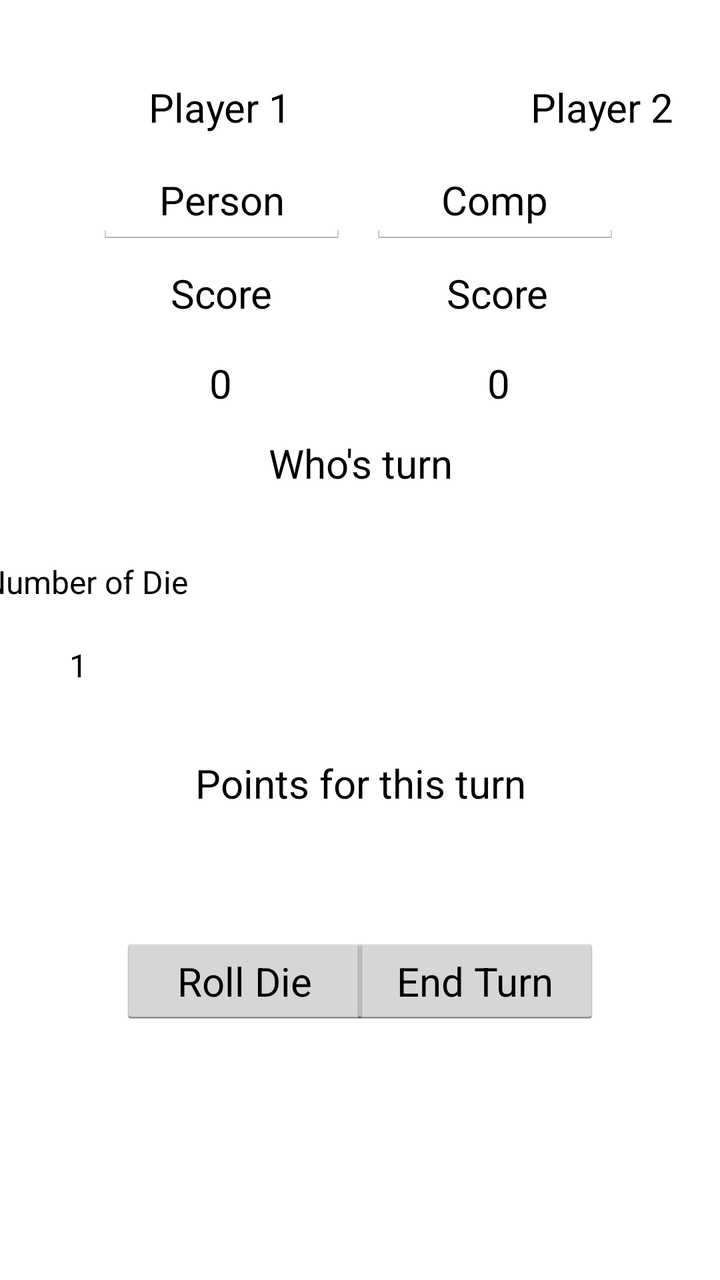
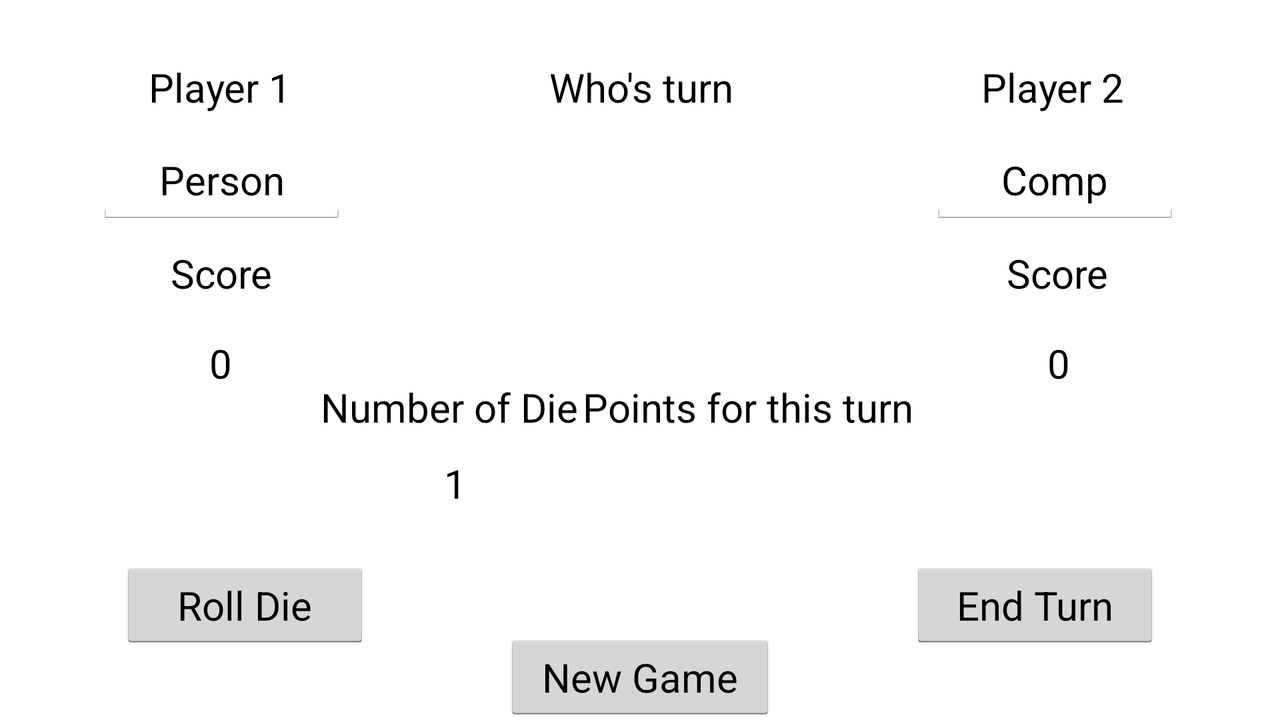

First picture: res/layout/ on a phone held upright. Second picture: the repository's own variant of that layout, on a device whose configuration matches the variant's folder. Source for both follows.
<!-- AndroidManifest.xml: application theme AppTheme -->
<!-- res/layout/activity_main.xml -->
<?xml version="1.0" encoding="utf-8"?>
<androidx.constraintlayout.widget.ConstraintLayout
    xmlns:android="http://schemas.android.com/apk/res/android"
    xmlns:app="http://schemas.android.com/apk/res-auto"
    xmlns:tools="http://schemas.android.com/tools"
    android:layout_width="match_parent"
    android:layout_height="match_parent"
    tools:context=".MainActivity"
    tools:layout_editor_absoluteY="81dp"
    tools:layout_editor_absoluteX="0dp">

    <TextView
        android:id="@+id/player1Label"
        android:layout_width="100dp"
        android:layout_height="30dp"
        android:layout_marginStart="60dp"
        android:layout_marginTop="40dp"
        android:text="@string/player_name1"
        android:textAlignment="center"
        android:textColor="#000000"
        android:textSize="20sp"
        app:layout_constraintEnd_toEndOf="parent"
        app:layout_constraintHorizontal_bias="0.0"
        app:layout_constraintStart_toStartOf="parent"
        app:layout_constraintTop_toTopOf="parent" />

    <TextView
        android:id="@+id/player2Label"
        android:layout_width="100dp"
        android:layout_height="30dp"
        android:layout_marginStart="91dp"
        android:layout_marginEnd="60dp"
        android:text="@string/player_name2"
        android:textAlignment="center"
        android:textColor="#000000"
        android:textSize="20sp"
        app:layout_constraintEnd_toEndOf="parent"
        app:layout_constraintHorizontal_bias="0.0"
        app:layout_constraintStart_toEndOf="@+id/player1Label"
        app:layout_constraintTop_toTopOf="@+id/player1Label" />

    <EditText
        android:id="@+id/player1EditText"
        android:layout_width="125dp"
        android:layout_height="45dp"
        android:layout_marginStart="50dp"
        android:layout_marginTop="8dp"
        android:layout_marginEnd="8dp"
        android:ems="10"
        android:importantForAutofill="no"
        android:inputType="textPersonName"
        android:text="@string/player_edit1"
        android:textAlignment="center"
        android:textSize="20sp"
        app:layout_constraintEnd_toEndOf="@+id/player1Label"
        app:layout_constraintHorizontal_bias="0.08"
        app:layout_constraintStart_toStartOf="parent"
        app:layout_constraintTop_toBottomOf="@+id/player1Label" />

    <EditText
        android:id="@+id/player2EditText"
        android:layout_width="125dp"
        android:layout_height="45dp"
        android:layout_marginStart="8dp"
        android:layout_marginTop="8dp"
        android:layout_marginEnd="50dp"
        android:ems="10"
        android:inputType="textPersonName"
        android:text="@string/player_edit2"
        android:textAlignment="center"
        android:textSize="20sp"
        app:layout_constraintEnd_toEndOf="parent"
        app:layout_constraintHorizontal_bias="1.0"
        app:layout_constraintStart_toStartOf="@+id/player2Label"
        app:layout_constraintTop_toBottomOf="@+id/player2Label" />

    <TextView
        android:id="@+id/p1ScoreLabel"
        android:layout_width="100dp"
        android:layout_height="35dp"
        android:layout_marginStart="60dp"
        android:layout_marginTop="10dp"
        android:layout_marginEnd="12dp"
        android:text="@string/score"
        android:textAlignment="center"
        android:textColor="#000000"
        android:textSize="20sp"
        app:layout_constraintEnd_toEndOf="@+id/player1EditText"
        app:layout_constraintStart_toStartOf="parent"
        app:layout_constraintTop_toBottomOf="@+id/player1EditText" />

    <TextView
        android:id="@+id/p2ScoreLabel"
        android:layout_width="100dp"
        android:layout_height="35dp"
        android:layout_marginStart="12dp"
        android:layout_marginTop="10dp"
        android:layout_marginEnd="60dp"
        android:text="@string/score2"
        android:textAlignment="center"
        android:textColor="#000000"
        android:textSize="20sp"
        app:layout_constraintEnd_toEndOf="parent"
        app:layout_constraintStart_toStartOf="@+id/player2EditText"
        app:layout_constraintTop_toBottomOf="@+id/player2EditText" />

    <TextView
        android:id="@+id/p1ScoreTextView"
        android:layout_width="90dp"
        android:layout_height="35dp"
        android:layout_marginStart="65dp"
        android:layout_marginTop="10dp"
        android:layout_marginEnd="5dp"
        android:text="@string/score1TV"
        android:textAlignment="center"
        android:textColor="#000000"
        android:textSize="20sp"
        android:visibility="visible"
        app:layout_constraintEnd_toEndOf="@+id/p1ScoreLabel"
        app:layout_constraintStart_toStartOf="parent"
        app:layout_constraintTop_toBottomOf="@+id/p1ScoreLabel" />

    <TextView
        android:id="@+id/p2ScoreTextView"
        android:layout_width="90dp"
        android:layout_height="35dp"
        android:layout_marginStart="5dp"
        android:layout_marginTop="10dp"
        android:layout_marginEnd="65dp"
        android:text="@string/score2TV"
        android:textAlignment="center"
        android:textColor="#000000"
        android:textSize="20sp"
        app:layout_constraintEnd_toEndOf="parent"
        app:layout_constraintStart_toStartOf="@+id/p2ScoreLabel"
        app:layout_constraintTop_toBottomOf="@+id/p2ScoreLabel" />

    <TextView
        android:id="@+id/turnLabel"
        android:layout_width="150dp"
        android:layout_height="30dp"
        android:layout_marginTop="5dp"
        android:text="@string/turn"
        android:textAlignment="center"
        android:textColor="#000000"
        android:textSize="20sp"
        app:layout_constraintEnd_toStartOf="@+id/p2ScoreTextView"
        app:layout_constraintStart_toEndOf="@+id/p1ScoreTextView"
        app:layout_constraintTop_toBottomOf="@+id/p1ScoreTextView" />

    <ImageView
        android:id="@+id/diceRollImageView"
        android:layout_width="100dp"
        android:layout_height="100dp"
        android:layout_marginStart="156dp"
        android:layout_marginTop="10dp"
        android:layout_marginEnd="155dp"
        android:contentDescription="@string/picDescription"
        app:layout_constraintEnd_toEndOf="parent"
        app:layout_constraintStart_toStartOf="parent"
        app:layout_constraintTop_toBottomOf="@+id/turnLabel"
        android:src="@drawable/die8side8"
        />

    <TextView
        android:id="@+id/pointLabel"
        android:layout_width="wrap_content"
        android:layout_height="30dp"
        android:layout_marginStart="121dp"
        android:layout_marginTop="20dp"
        android:layout_marginEnd="121dp"
        android:text="@string/points"
        android:textAlignment="center"
        android:textColor="#000000"
        android:textSize="20sp"
        app:layout_constraintEnd_toEndOf="parent"
        app:layout_constraintStart_toStartOf="parent"
        app:layout_constraintTop_toBottomOf="@+id/diceRollImageView" />

    <TextView
        android:id="@+id/pointTotalTextView"
        android:layout_width="90dp"
        android:layout_height="30dp"
        android:layout_marginStart="161dp"
        android:layout_marginTop="10dp"
        android:layout_marginEnd="161dp"
        android:text="@string/pointsTV"
        android:textAlignment="center"
        android:textColor="#000000"
        android:textSize="20sp"
        app:layout_constraintEnd_toEndOf="parent"
        app:layout_constraintStart_toStartOf="parent"
        app:layout_constraintTop_toBottomOf="@+id/pointLabel" />

    <Button
        android:id="@+id/dieRollButton"
        android:layout_width="125dp"
        android:layout_height="45dp"
        android:layout_marginStart="60dp"
        android:layout_marginTop="20dp"
        android:text="@string/dieRoll"
        android:textAlignment="center"
        android:textColor="#000000"
        android:textSize="20sp"
        app:layout_constraintEnd_toStartOf="@+id/pointTotalTextView"
        app:layout_constraintHorizontal_bias="0.0"
        app:layout_constraintStart_toStartOf="parent"
        app:layout_constraintTop_toBottomOf="@+id/pointTotalTextView" />

    <Button
        android:id="@+id/endTurnButton"
        android:layout_width="125dp"
        android:layout_height="45dp"
        android:layout_marginTop="20dp"
        android:layout_marginEnd="60dp"
        android:text="@string/endTurn"
        android:textAlignment="center"
        android:textColor="#000000"
        android:textSize="20sp"
        app:layout_constraintEnd_toEndOf="parent"
        app:layout_constraintHorizontal_bias="1.0"
        app:layout_constraintStart_toEndOf="@+id/pointTotalTextView"
        app:layout_constraintTop_toBottomOf="@+id/pointTotalTextView" />

    <Button
        android:id="@+id/newGameButton"
        android:layout_width="140dp"
        android:layout_height="45dp"
        android:layout_marginTop="30dp"
        android:text="@string/newGame"
        android:textAlignment="center"
        android:textColor="#000000"
        android:textSize="20sp"
        app:layout_constraintEnd_toStartOf="@+id/endTurnButton"
        app:layout_constraintStart_toEndOf="@+id/dieRollButton"
        app:layout_constraintTop_toBottomOf="@+id/dieRollButton" />

    <TextView
        android:id="@+id/numDieLabel"
        android:layout_width="125dp"
        android:layout_height="wrap_content"
        android:layout_marginTop="32dp"
        android:text="@string/num_die"
        android:textAlignment="center"
        android:textColor="#000000"
        android:textSize="16sp"
        app:layout_constraintEnd_toStartOf="@+id/turnLabel"
        app:layout_constraintTop_toBottomOf="@+id/turnLabel" />

    <TextView
        android:id="@+id/numDieTextView"
        android:layout_width="50dp"
        android:layout_height="20dp"
        android:layout_marginTop="20dp"
        android:text="@string/num_die_text"
        android:textAlignment="center"
        android:textColor="#000000"
        android:textSize="16sp"
        app:layout_constraintEnd_toEndOf="@+id/numDieLabel"
        app:layout_constraintHorizontal_bias="0.453"
        app:layout_constraintStart_toStartOf="@+id/numDieLabel"
        app:layout_constraintTop_toBottomOf="@+id/numDieLabel" />


</androidx.constraintlayout.widget.ConstraintLayout >
<!-- resources referenced by this layout -->
<resources>
  <string name="dieRoll">Roll Die</string>
  <string name="endTurn">End Turn</string>
  <string name="newGame">New Game</string>
  <string name="num_die">Number of Die</string>
  <string name="num_die_text">1</string>
  <string name="picDescription">DieRoll</string>
  <string name="player_edit1">Person</string>
  <string name="player_edit2">Comp</string>
  <string name="player_name1">Player 1</string>
  <string name="player_name2">Player 2</string>
  <string name="points">Points for this turn</string>
  <string name="pointsTV" />
  <string name="score">Score</string>
  <string name="score1TV">0</string>
  <string name="score2">Score</string>
  <string name="score2TV">0</string>
  <string name="turn">Who\'s turn</string>
  <!-- from res/values-v19/ -->
  <style name="AppTheme" parent="android:Theme.Holo.Light.DarkActionBar">
          
          <item name="android:color">@color/colorPrimary</item>
          <item name="android:colorBackground">@color/colorAccent</item>
      </style>
</resources>
<!-- res/layout-land/activity_main.xml (the repository's variant of the layout above) -->
<!-- drawn on the phone turned sideways -->
<?xml version="1.0" encoding="utf-8"?>
<androidx.constraintlayout.widget.ConstraintLayout
    xmlns:android="http://schemas.android.com/apk/res/android"
    xmlns:app="http://schemas.android.com/apk/res-auto"
    xmlns:tools="http://schemas.android.com/tools"
    android:layout_width="match_parent"
    android:layout_height="match_parent"
    tools:context=".MainActivity"
    tools:layout_editor_absoluteY="81dp"
    tools:layout_editor_absoluteX="0dp">

    <TextView
        android:id="@+id/player1Label"
        android:layout_width="100dp"
        android:layout_height="30dp"
        android:layout_marginStart="60dp"
        android:layout_marginTop="30dp"
        android:text="@string/player_name1"
        android:textAlignment="center"
        android:textColor="#000000"
        android:textSize="20sp"
        app:layout_constraintEnd_toEndOf="parent"
        app:layout_constraintHorizontal_bias="0.0"
        app:layout_constraintStart_toStartOf="parent"
        app:layout_constraintTop_toTopOf="parent" />

    <TextView
        android:id="@+id/player2Label"
        android:layout_width="100dp"
        android:layout_height="30dp"
        android:layout_marginStart="91dp"
        android:layout_marginEnd="60dp"
        android:text="@string/player_name2"
        android:textAlignment="center"
        android:textColor="#000000"
        android:textSize="20sp"
        app:layout_constraintEnd_toEndOf="parent"
        app:layout_constraintHorizontal_bias="0.984"
        app:layout_constraintStart_toEndOf="@+id/player1Label"
        app:layout_constraintTop_toTopOf="@+id/player1Label" />

    <EditText
        android:id="@+id/player1EditText"
        android:layout_width="125dp"
        android:layout_height="45dp"
        android:layout_marginStart="50dp"
        android:layout_marginTop="8dp"
        android:layout_marginEnd="8dp"
        android:ems="10"
        android:importantForAutofill="no"
        android:inputType="textPersonName"
        android:text="@string/player_edit1"
        android:textAlignment="center"
        android:textSize="20sp"
        app:layout_constraintEnd_toEndOf="@+id/player1Label"
        app:layout_constraintHorizontal_bias="0.08"
        app:layout_constraintStart_toStartOf="parent"
        app:layout_constraintTop_toBottomOf="@+id/player1Label" />

    <EditText
        android:id="@+id/player2EditText"
        android:layout_width="125dp"
        android:layout_height="45dp"
        android:layout_marginStart="8dp"
        android:layout_marginTop="8dp"
        android:layout_marginEnd="50dp"
        android:ems="10"
        android:inputType="textPersonName"
        android:text="@string/player_edit2"
        android:textAlignment="center"
        android:textSize="20sp"
        app:layout_constraintEnd_toEndOf="parent"
        app:layout_constraintHorizontal_bias="1.0"
        app:layout_constraintStart_toStartOf="@+id/player2Label"
        app:layout_constraintTop_toBottomOf="@+id/player2Label" />

    <TextView
        android:id="@+id/p1ScoreLabel"
        android:layout_width="100dp"
        android:layout_height="35dp"
        android:layout_marginStart="60dp"
        android:layout_marginTop="10dp"
        android:layout_marginEnd="12dp"
        android:text="@string/score"
        android:textAlignment="center"
        android:textColor="#000000"
        android:textSize="20sp"
        app:layout_constraintEnd_toEndOf="@+id/player1EditText"
        app:layout_constraintStart_toStartOf="parent"
        app:layout_constraintTop_toBottomOf="@+id/player1EditText" />

    <TextView
        android:id="@+id/p2ScoreLabel"
        android:layout_width="100dp"
        android:layout_height="35dp"
        android:layout_marginStart="12dp"
        android:layout_marginTop="10dp"
        android:layout_marginEnd="60dp"
        android:text="@string/score2"
        android:textAlignment="center"
        android:textColor="#000000"
        android:textSize="20sp"
        app:layout_constraintEnd_toEndOf="parent"
        app:layout_constraintStart_toStartOf="@+id/player2EditText"
        app:layout_constraintTop_toBottomOf="@+id/player2EditText" />

    <TextView
        android:id="@+id/p1ScoreTextView"
        android:layout_width="90dp"
        android:layout_height="35dp"
        android:layout_marginStart="65dp"
        android:layout_marginTop="10dp"
        android:layout_marginEnd="5dp"
        android:text="@string/score1TV"
        android:textAlignment="center"
        android:textColor="#000000"
        android:textSize="20sp"
        android:visibility="visible"
        app:layout_constraintEnd_toEndOf="@+id/p1ScoreLabel"
        app:layout_constraintStart_toStartOf="parent"
        app:layout_constraintTop_toBottomOf="@+id/p1ScoreLabel" />

    <TextView
        android:id="@+id/p2ScoreTextView"
        android:layout_width="90dp"
        android:layout_height="35dp"
        android:layout_marginStart="5dp"
        android:layout_marginTop="10dp"
        android:layout_marginEnd="65dp"
        android:text="@string/score2TV"
        android:textAlignment="center"
        android:textColor="#000000"
        android:textSize="20sp"
        app:layout_constraintEnd_toEndOf="parent"
        app:layout_constraintStart_toStartOf="@+id/p2ScoreLabel"
        app:layout_constraintTop_toBottomOf="@+id/p2ScoreLabel" />

    <TextView
        android:id="@+id/turnLabel"
        android:layout_width="150dp"
        android:layout_height="30dp"
        android:layout_marginStart="130dp"
        android:layout_marginEnd="126dp"
        android:text="@string/turn"
        android:textAlignment="center"
        android:textColor="#000000"
        android:textSize="20sp"
        app:layout_constraintEnd_toStartOf="@+id/player2Label"
        app:layout_constraintStart_toEndOf="@+id/player1Label"
        app:layout_constraintTop_toTopOf="@+id/player1Label" />

    <ImageView
        android:id="@+id/diceRollImageView"
        android:layout_width="100dp"
        android:layout_height="100dp"
        android:layout_marginStart="156dp"
        android:layout_marginTop="10dp"
        android:layout_marginEnd="155dp"
        android:contentDescription="@string/picDescription"
        app:layout_constraintEnd_toEndOf="parent"
        app:layout_constraintStart_toStartOf="parent"
        app:layout_constraintTop_toBottomOf="@+id/turnLabel"
        android:src="@drawable/die8side8"
        />

    <TextView
        android:id="@+id/pointLabel"
        android:layout_width="wrap_content"
        android:layout_height="30dp"
        android:layout_marginTop="20dp"
        android:layout_marginEnd="28dp"
        android:text="@string/points"
        android:textAlignment="center"
        android:textColor="#000000"
        android:textSize="20sp"
        app:layout_constraintEnd_toStartOf="@+id/p2ScoreTextView"
        app:layout_constraintTop_toBottomOf="@+id/diceRollImageView" />

    <TextView
        android:id="@+id/pointTotalTextView"
        android:layout_width="90dp"
        android:layout_height="30dp"
        android:layout_marginTop="10dp"
        android:text="@string/pointsTV"
        android:textAlignment="center"
        android:textColor="#000000"
        android:textSize="20sp"
        app:layout_constraintEnd_toEndOf="@+id/pointLabel"
        app:layout_constraintStart_toStartOf="@+id/pointLabel"
        app:layout_constraintTop_toBottomOf="@+id/pointLabel" />

    <Button
        android:id="@+id/dieRollButton"
        android:layout_width="125dp"
        android:layout_height="45dp"
        android:layout_marginStart="60dp"
        android:layout_marginTop="20dp"
        android:text="@string/dieRoll"
        android:textAlignment="center"
        android:textColor="#000000"
        android:textSize="20sp"
        app:layout_constraintEnd_toStartOf="@+id/pointTotalTextView"
        app:layout_constraintHorizontal_bias="0.0"
        app:layout_constraintStart_toStartOf="parent"
        app:layout_constraintTop_toBottomOf="@+id/pointTotalTextView" />

    <Button
        android:id="@+id/endTurnButton"
        android:layout_width="125dp"
        android:layout_height="45dp"
        android:layout_marginTop="20dp"
        android:layout_marginEnd="60dp"
        android:text="@string/endTurn"
        android:textAlignment="center"
        android:textColor="#000000"
        android:textSize="20sp"
        app:layout_constraintEnd_toEndOf="parent"
        app:layout_constraintHorizontal_bias="1.0"
        app:layout_constraintStart_toEndOf="@+id/pointTotalTextView"
        app:layout_constraintTop_toBottomOf="@+id/pointTotalTextView" />

    <Button
        android:id="@+id/newGameButton"
        android:layout_width="136dp"
        android:layout_height="45dp"
        android:layout_marginTop="96dp"
        android:text="@string/newGame"
        android:textAlignment="center"
        android:textColor="#000000"
        android:textSize="20sp"
        app:layout_constraintEnd_toStartOf="@+id/endTurnButton"
        app:layout_constraintStart_toEndOf="@+id/dieRollButton"
        app:layout_constraintTop_toBottomOf="@+id/pointLabel" />

    <androidx.constraintlayout.widget.Group
        android:id="@+id/group2"
        android:layout_width="wrap_content"
        android:layout_height="wrap_content" />

    <TextView
        android:id="@+id/textView"
        android:layout_width="150dp"
        android:layout_height="30dp"
        android:layout_marginTop="20dp"
        android:text="@string/num_die"
        android:textAlignment="center"
        android:textColor="#000000"
        android:textSize="20sp"
        app:layout_constraintEnd_toStartOf="@+id/pointLabel"
        app:layout_constraintHorizontal_bias="0.402"
        app:layout_constraintStart_toEndOf="@+id/p1ScoreTextView"
        app:layout_constraintTop_toBottomOf="@+id/diceRollImageView" />

    <TextView
        android:id="@+id/numDieTextView"
        android:layout_width="50dp"
        android:layout_height="wrap_content"
        android:layout_marginTop="8dp"
        android:text="@string/num_die_text"
        android:textAlignment="center"
        android:textColor="#000000"
        android:textSize="20sp"
        app:layout_constraintEnd_toEndOf="@+id/textView"
        app:layout_constraintHorizontal_bias="0.53"
        app:layout_constraintStart_toStartOf="@+id/textView"
        app:layout_constraintTop_toBottomOf="@+id/textView" />

</androidx.constraintlayout.widget.ConstraintLayout >
